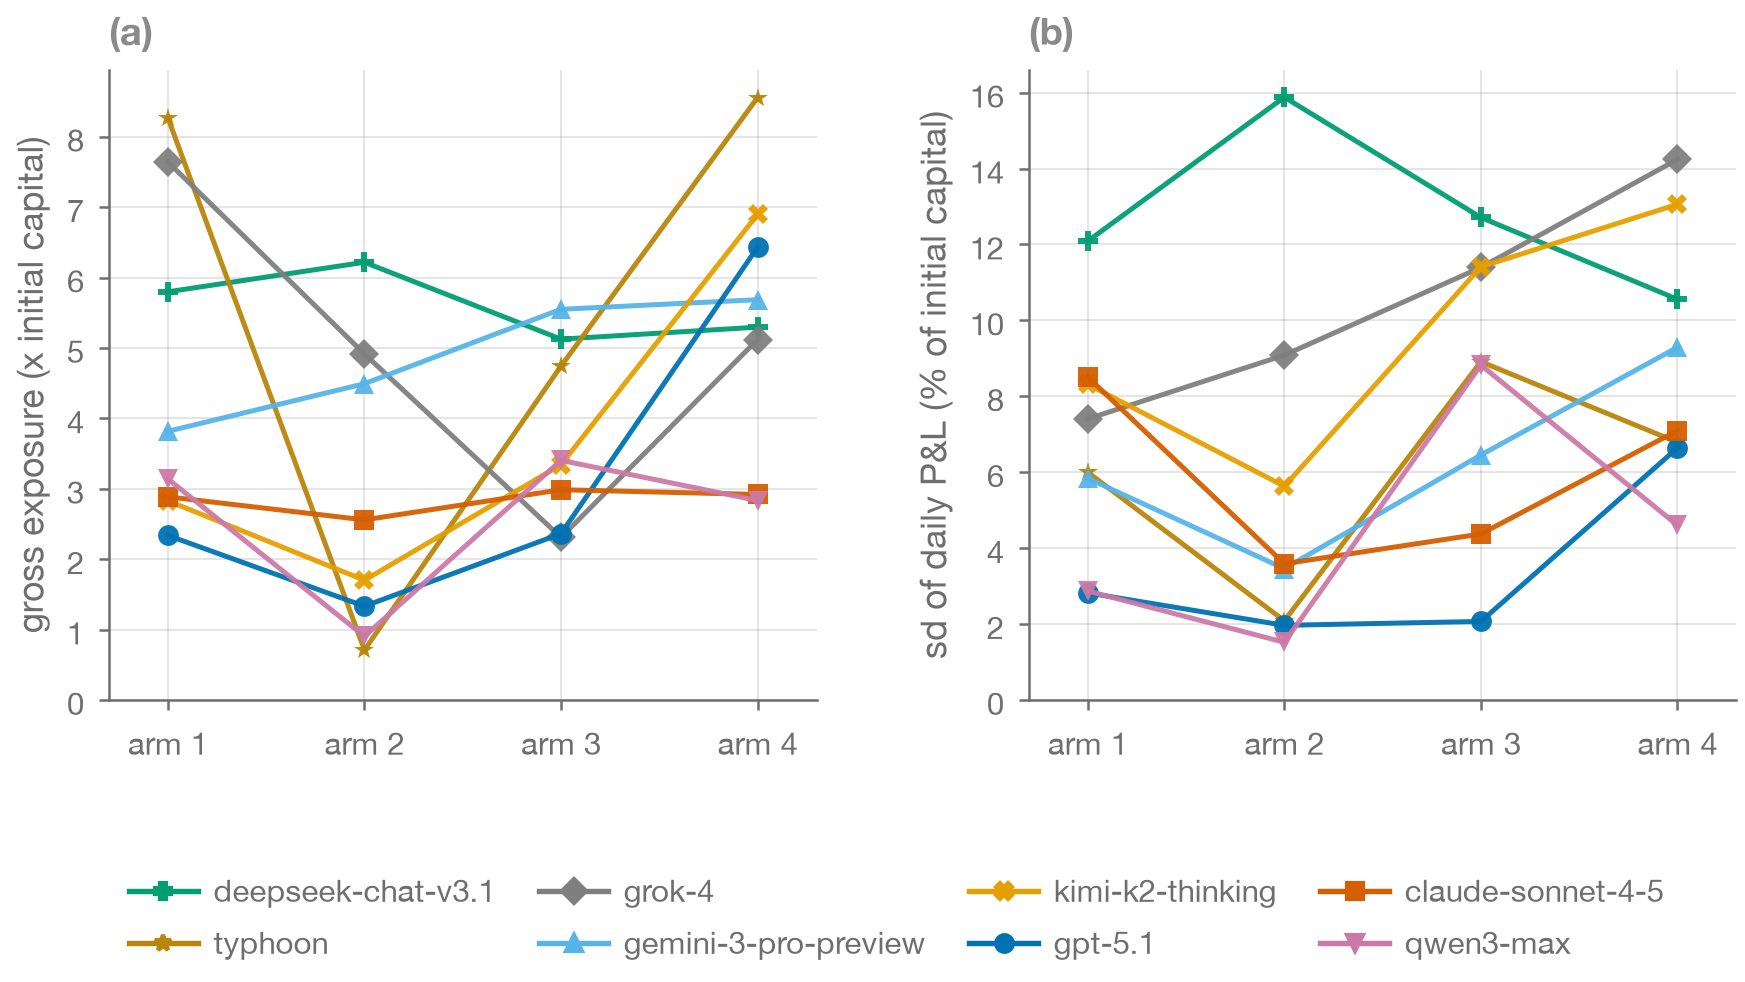

This figure's Python source:
"""fig2: is risk-taking a stable model trait? Leverage and volatility by arm."""
from __future__ import annotations
import os, sys
import matplotlib.pyplot as plt
import numpy as np
import pandas as pd
sys.path.insert(0, os.path.dirname(os.path.abspath(__file__)))
sys.path.insert(0, os.path.join(os.path.dirname(os.path.dirname(
    os.path.dirname(os.path.abspath(__file__)))), "src"))
import style


def main():
    style.apply()
    w = pd.read_csv(os.path.join(style.DER, "c4_wallet_risk.csv"))
    # Both measures are taken against initial capital: against current equity
    # they rise as an account loses, so the panels would show the losses as
    # well as the behaviour. See src/vol_fixed_denominator.py.
    fx = pd.read_csv(os.path.join(style.DER, "i6_vol_denominator.csv"))
    w = w.merge(fx[["tag", "vol_fixed", "leverage_fixed"]], on="tag")
    arms = sorted(w["arm"].unique())
    specs = [("leverage_fixed", "gross exposure (x initial capital)", "(a)"),
             ("vol_fixed", "sd of daily P&L (% of initial capital)", "(b)")]

    fig, axes = plt.subplots(1, 2, figsize=(7.0, 3.0))
    order = (w.groupby("model")["leverage_fixed"].mean()
             .sort_values(ascending=False).index.tolist())
    for ax, (met, ylab, lab) in zip(axes, specs):
        piv = w.pivot(index="model", columns="arm", values=met).loc[order]
        if met == "vol_fixed":
            piv = piv * 100
        for m in order:
            ax.plot(range(len(arms)), piv.loc[m].to_numpy(),
                    color=style.colour(m), marker=style.marker(m),
                    linestyle=style.linestyle(m), markersize=5,
                    linewidth=1.2, markeredgewidth=0, alpha=0.95)
        ax.set_xticks(range(len(arms)))
        ax.set_xticklabels([f"arm {a}" for a in arms])
        ax.set_ylabel(ylab)
        ax.set_xlim(-0.3, len(arms) - 0.7)
        style.panel_label(ax, lab)
    axes[0].set_ylim(0, None)
    axes[1].set_ylim(0, None)
    fig.subplots_adjust(wspace=0.3, bottom=0.18)
    leg = style.model_legend(fig, order, ncol=4, y=0.02)
    style.save(fig, "fig2_risk_trait", extra_artists=[leg])

if __name__ == "__main__":
    main()
